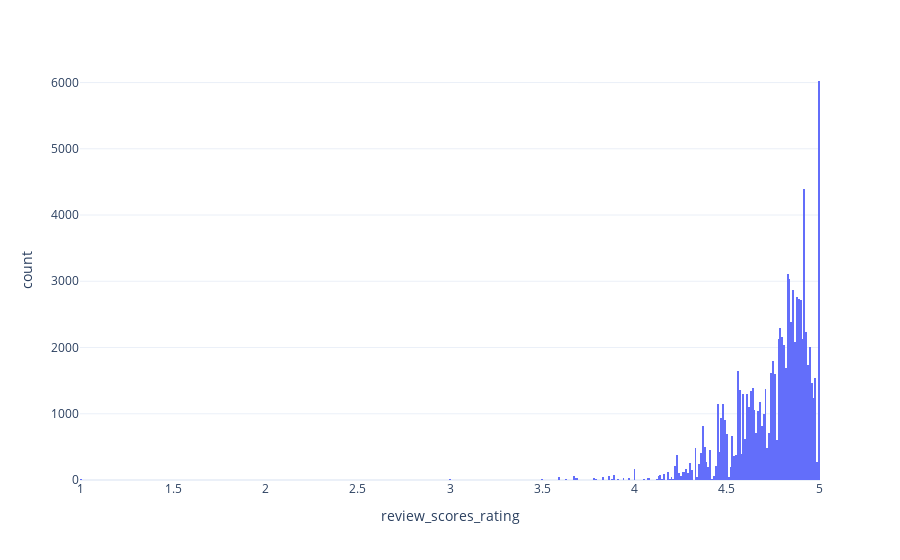

Notebook cell for this chart:
### Code cell
px.histogram(df_hosts_reviews, x='review_scores_rating')

### Figure 1 — Plotly figure (JSON) as saved in the notebook; plotly's stock layout.template omitted (floating-point values rounded to 4 significant figures; data arrays with more than 128 entries replaced by an {"elided": "..."} marker saying what was removed)
{"data": [{"alignmentgroup": "True", "bingroup": "x", "hovertemplate": "review_scores_rating=%{x}<br>count=%{y}<extra></extra>", "legendgroup": "", "marker": {"color": "#636efa", "pattern": {"shape": ""}}, "name": "", "offsetgroup": "", "orientation": "v", "showlegend": false, "type": "histogram", "x": {"elided": "92998 float values"}, "xaxis": "x", "yaxis": "y"}], "layout": {"barmode": "relative", "legend": {"tracegroupgap": 0}, "margin": {"t": 60}, "xaxis": {"anchor": "y", "domain": [0, 1], "title": {"text": "review_scores_rating"}}, "yaxis": {"anchor": "x", "domain": [0, 1], "title": {"text": "count"}}}}
